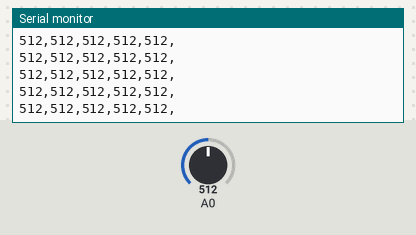
A sketch run on a simulated Arduino Uno, built with avr-gcc and run on an emulated ATmega328P. On the bench: the last lines printed to the serial monitor. Inputs (shaded band) come from the test bench; at power-on: A0 = 512.

Above: at 1.2 s.
1.3 s: A0 set to 991
At 1.36 s:
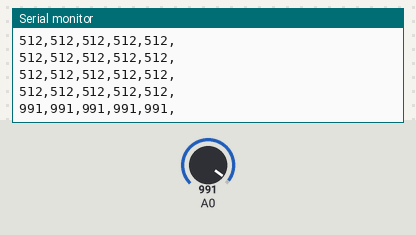
4.3 s: A0 set to 1009
At 4.39 s:
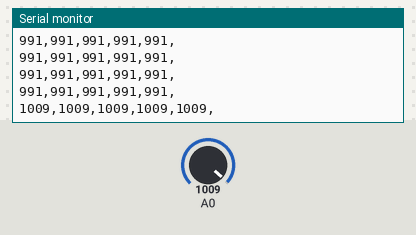
Timing chart, 0 to 7.3 s (numbered marks = the images above; inputs shaded):
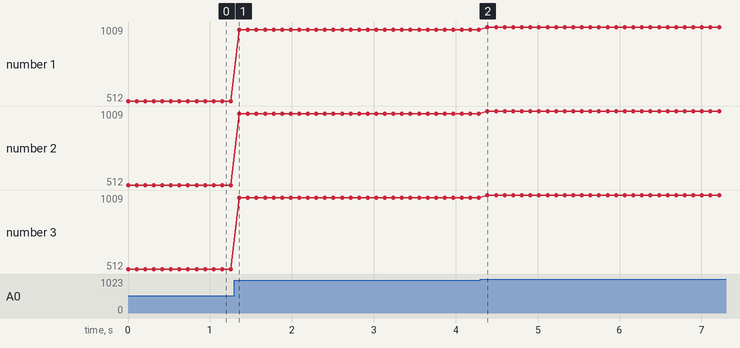

Measured:
- after the input at 1.3 s, the serial monitor: prints a new line after 0.06 s (image 1)
- after the input at 4.3 s, the serial monitor: prints a new line after 0.09 s (image 2)
- plotted number 1: 512 → 991 after the input at 1.3 s, 991 → 1009 after the input at 4.3 s
- plotted number 2: 512 → 991 after the input at 1.3 s, 991 → 1009 after the input at 4.3 s
- plotted number 3: 512 → 991 after the input at 1.3 s, 991 → 1009 after the input at 4.3 s

The sketch:

IR.ino
```cpp
int s0 = 8;
int s1 = 9;
int s2 = 10;
int s3 = 11;

bool mode_calib;

void setup(){
  mode_calib = true;
  pinMode(s0, OUTPUT);
  pinMode(s1, OUTPUT);
  pinMode(s2, OUTPUT);
  pinMode(s3, OUTPUT);

  digitalWrite(s0, LOW);
  digitalWrite(s1, LOW);
  digitalWrite(s2, LOW);
  digitalWrite(s3, LOW);

  Serial.begin(9600);
}


void loop(){
  //Loop through and read all 16 values
//  while(mode_calib){
//    if(Serial.available()>0){
//      char signal = Serial.read();
//      if(signal == 'R'){
//        Serial.println("Reading value...");
//        for(int i = 0; i < 5; i ++){
//          Serial.print(readMux(i));
//          Serial.print(",");
//        }
//        Serial.println();
//      }
//      else if(signal == 'X'){
//        Serial.println("Exiting calibration mode...");
//        mode_calib = false;
//      }
//    }
//  }

  for(int i = 0; i < 5; i ++){
//    Serial.print(4325/(readMux(i)+6.53)-4.4);
//    Serial.print(30000/(readMux(i)-1));
    Serial.print(readMux(i));
    Serial.print(",");
  }
  Serial.println();
  delay(100);
}


int readMux(int channel){
  int controlPin[] = {s0, s1, s2, s3};

  int muxChannel[16][4]={
    {0,0,0,0}, //channel 0
    {1,0,0,0}, //channel 1
    {0,1,0,0}, //channel 2
    {1,1,0,0}, //channel 3
    {0,0,1,0}, //channel 4
    {1,0,1,0}, //channel 5
    {0,1,1,0}, //channel 6
    {1,1,1,0}, //channel 7
    {0,0,0,1}, //channel 8
    {1,0,0,1}, //channel 9
    {0,1,0,1}, //channel 10
    {1,1,0,1}, //channel 11
    {0,0,1,1}, //channel 12
    {1,0,1,1}, //channel 13
    {0,1,1,1}, //channel 14
    {1,1,1,1}  //channel 15
  };

  //loop through the 4 sig
  for(int i = 0; i < 4; i ++){
    digitalWrite(controlPin[i], muxChannel[channel][i]);
  }

  //read the value at the SIG pin
  int val = analogRead(A0);
  val = analogRead(A0);
  val = analogRead(A0);
  val = analogRead(A0);
  val = analogRead(A0);
  val = analogRead(A0);
  return val;
}
```
